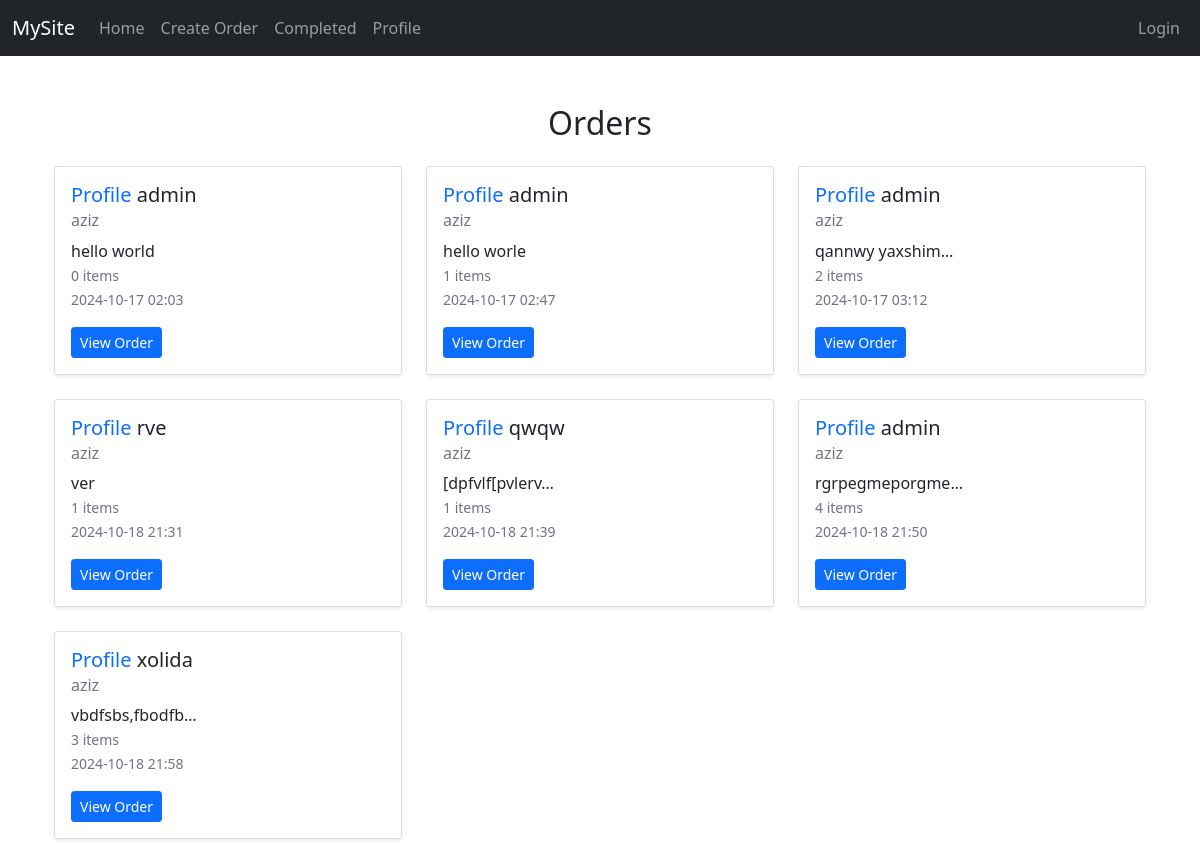
Before: / with the older database file.
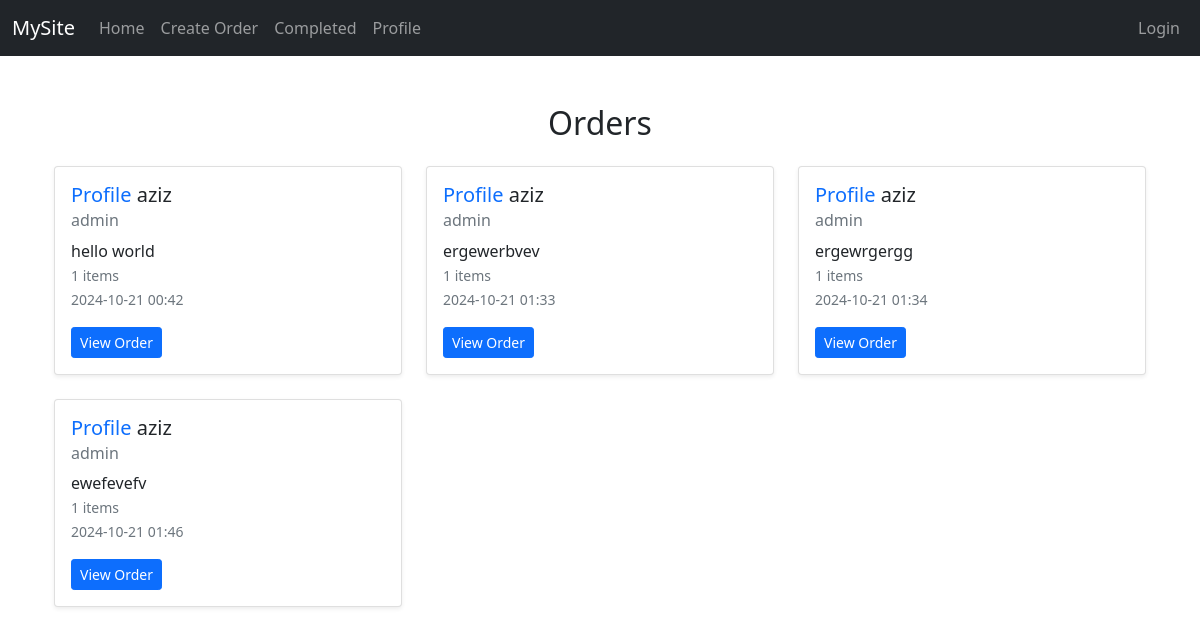
After: the same page with the newer database file.
### main/models.py (models this page shows, shortened)
class Order(models.Model):
    user = models.ForeignKey(User, on_delete=models.CASCADE)
    seller = models.CharField(max_length=100)
    description = models.TextField()
    created = models.DateTimeField(auto_now_add=True)

### main/views.py (the view)
# urls.py: 2. Add a URL to urlpatterns:  path('', views.home, name='home')
def home(request):
    orders = Order.objects.all()
    context = {"orders": orders}
    return render(request, "home.html", context)

### templates/home.html (shortened to what this page needs)
{% extends 'base.html' %}
{% block content %}
<div class="container my-5">
    <h2 class="text-center mb-4">Orders</h2>
    {% if orders %}
    <div class="row">
        {% for order in orders %}
        <div class="col-md-4 mb-4">
            <div class="card shadow-sm">
                <div class="card-body">
                    <h5 class="card-title">
                        <a href="{% url 'get_orders_by_username' order.seller %}"
                            class="text-decoration-none">Profile</a>
                        {{ order.seller }}
                    </h5>
                    <h6 class="card-subtitle mb-2 text-muted">{{ order.user.username }}</h6>
                    <p class="card-text">
                        {{ order.description|truncatechars:15 }}<br>
                        <small class="text-muted">{{ order.orders.count }} items</small><br>
                        <small class="text-muted">{{ order.created|date:"Y-m-d H:i" }}</small>
                    </p>
                    <a href="{% url 'order_detail' order.pk %}" class="btn btn-primary btn-sm">View Order</a>
                </div>
            </div>
        </div>
        {% endfor %}
    </div>
    {% else %}
    <div class="alert alert-warning text-center" role="alert">
        No orders available.
    </div>
    {% endif %}
</div>
{% endblock %}

Changed rows visible on the page:
removed Order: seller "admin", user.username "aziz", description "hello world", orders.count "0", created "2024-10-17 02:03"
removed Order: seller "admin", user.username "aziz", description "hello worle", orders.count "1", created "2024-10-17 02:47"
removed Order: seller "admin", user.username "aziz", description "qannwy yaxshim…", orders.count "2", created "2024-10-17 03:12"
removed Order: seller "rve", user.username "aziz", description "ver", orders.count "1", created "2024-10-18 21:31"
removed Order: seller "qwqw", user.username "aziz", description "[dpfvlf[pvlerv…", orders.count "1", created "2024-10-18 21:39"
removed Order: seller "admin", user.username "aziz", description "rgrpegmeporgme…", orders.count "4", created "2024-10-18 21:50"
removed Order: seller "xolida", user.username "aziz", description "vbdfsbs,fbodfb…", orders.count "3", created "2024-10-18 21:58"
added Order: seller "aziz", user.username "admin", description "hello world", orders.count "1", created "2024-10-21 00:42"
added Order: seller "aziz", user.username "admin", description "ergewerbvev", orders.count "1", created "2024-10-21 01:33"
added Order: seller "aziz", user.username "admin", description "ergewrgergg", orders.count "1", created "2024-10-21 01:34"
added Order: seller "aziz", user.username "admin", description "ewefevefv", orders.count "1", created "2024-10-21 01:46"
